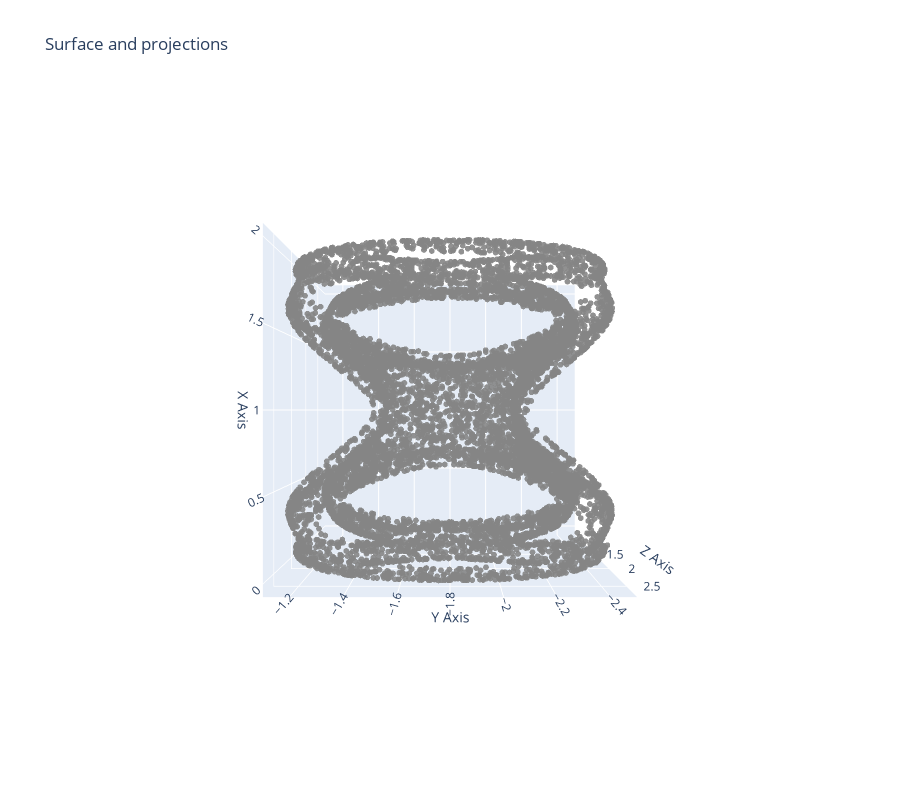

The code cell stored with this chart in its notebook:
### Code cell
from jnlr.geodesics.samplers import volume_expl, randinput_expl, langevin_implicit
from jnlr.utils.manifolds import f_ackley as phi
from jnlr.utils.plot_utils import plot_3d_projection
from jnlr.utils.complex_hypersurfaces import surface7

Y_lang = langevin_implicit(surface7, n=10000, burn=100, thin=1, sigma=0.3, lam=0, kappa=0, R=5.0, tol=1e-2)
fig = plot_3d_projection(Y_lang)
fig.update_layout(scene_camera=dict(eye=dict(x=0., y=0., z=2.5)))

### Figure 1 — Plotly figure (JSON) as saved in the notebook; plotly's stock layout.template omitted (floating-point values rounded to 4 significant figures; data arrays with more than 128 entries replaced by an {"elided": "..."} marker saying what was removed)
{"data": [{"marker": {"color": "rgba(120,120,120,0.9)", "size": 2}, "mode": "markers", "name": "original", "x": {"elided": "9884 float values"}, "y": {"elided": "9884 float values"}, "z": {"elided": "9884 float values"}, "type": "scatter3d"}], "layout": {"scene": {"xaxis": {"title": {"text": "X Axis"}}, "yaxis": {"title": {"text": "Y Axis"}}, "zaxis": {"title": {"text": "Z Axis"}}, "aspectmode": "cube", "camera": {"eye": {"x": 0.0, "y": 0.0, "z": 2.5}}}, "legend": {"itemsizing": "constant"}, "title": {"text": "Surface and projections"}, "height": 800}}
